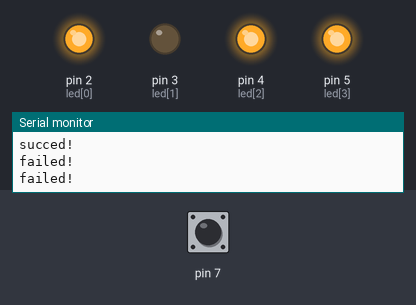
The sketch below on a simulated Arduino Uno, built with avr-gcc and run on an emulated ATmega328P. Shown: output pins drawn as LEDs (lit = HIGH), the last lines printed to the serial monitor. Dashed ring = blinking. The test bench sets the inputs (shaded band); at power-on: pin 7 HIGH. Random numbers use the default seed unless the sketch sets one.

Above: at 10.8 s.
10.9 s: pin 7 driven LOW
At 15.25 s:
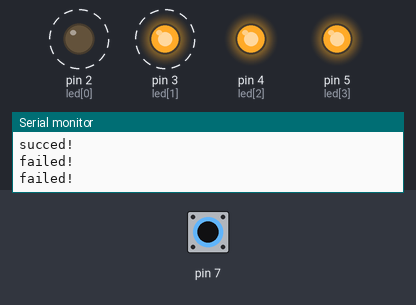
17.2 s: pin 7 driven HIGH
23.9 s: pin 7 driven LOW
At 27.65 s:
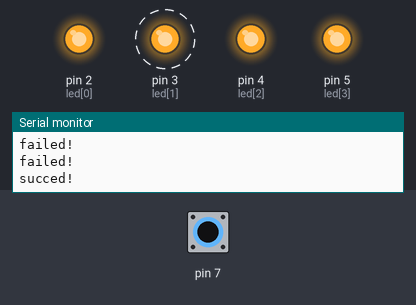
31.5 s: pin 7 pulsed HIGH 5 times (0.12 s each, 0.3 s apart)
38.9 s: pin 7 pulsed HIGH 5 times (0.12 s each, 0.3 s apart)
At 45.45 s:
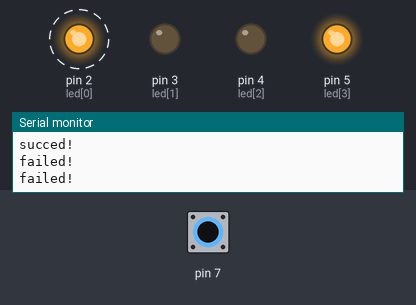
Timing chart, 0 to 47.6 s (numbered marks = the images above; inputs shaded):
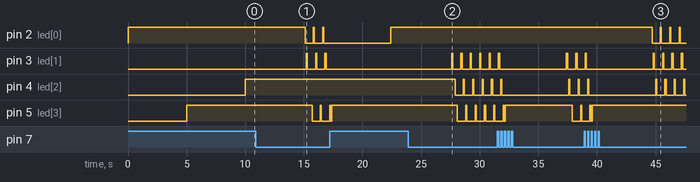

The sketch:

LED_game.ino
```cpp
int led[] = {2, 3, 4, 5}; //2,3,4,5번 핀을 배열을 이용하여 led 핀으로 지정.

void setup() {
  for (int i = 0; i < 4; i++) {
    pinMode(led[i], OUTPUT); //led[1],led[2],led[3],led[4]를 핀모드로 아웃풋으로 지정.
  }
  pinMode(7, INPUT); //7번 핀(버튼)을 인풋으로 지정.
  randomSeed(analogRead(A0)); //랜덤 함수의 시드값을 지정 시드값을 아날로그 핀인 A0를 쓰며, 플로팅 현상이 일어나므로, 그 값을 실시간으로 계속 바뀜
  Serial.begin(9600); //시리얼 지정. 9600의 속도로 데이터를 컴퓨터에 있는 시리얼 모니터로 뿌려줄 것임.
}

void loop() {

  int num = random(4); //num이라는 변수를 0부터 3까지의 시드값에 기반한 랜덤 값으로 지정 이 (num) 번째 led에 불을 맞춰서 눌러야 함.
  int count = 0; // count라는 변수를 0으로 선언. led가 켜질 때, 이 불빛이 몇번째 led인지 이 변수에 저장할 예정.

  digitalWrite(led[num], HIGH); //위에서 랜덤으로 지정한 (num)번째(아까 랜덤으로 뽑힌 값)을 켜줌.

  while (digitalRead(7) == LOW) { //버튼이 눌리는 순간까지 중괄호 안의 내용을 반복
    for (int i = 0; i < 4; i++) { //for 문으로, 0번부터 3번 led를 계속 켜주고, 0.초뒤에 끔
      digitalWrite(led[i], HIGH);
      delay(100);
      if (i != num) { //위에서 나온 랜덤한 불빛이 아니라면, 끄고 맞다면 끄지 않음.
        digitalWrite(led[i], LOW);
      }
      delay(100);
      count = i; //count에 지금 몇 번째 led를 켜고 끄고 있는지 저장.
    }
  }

  digitalWrite(led[count],HIGH); //버튼을 누른 순간에 켜져있던 led를 계속 켜둠.
  if(count == num){
    Serial.println("succed!"); //버튼 누른 순간에 켜진 led가 랜덤하게 켜진 led와 같다면 성공, 아니라면 실패
  }
  else{
    Serial.println("failed!");
  }
  delay(5000);
}
```

Measured:
- after the input at 10.9 s, pin 2 (led[0]): alternates HIGH for 0.10 s and LOW for 0.70 s, starting after 4.2 s; pin 3 (led[1]): alternates HIGH for 0.10 s and LOW for 0.70 s, starting after 4.3 s; pin 5 (led[3]): HIGH → LOW after 4.8 s, → HIGH 0.70 s later, → LOW 0.10 s later
- after the input at 23.9 s, pin 3 (led[1]): alternates HIGH for 0.10 s and LOW for 0.70 s, starting after 3.7 s; pin 4 (led[2]): alternates HIGH for 0.10 s and LOW for 0.70 s, starting after 4.0 s; pin 5 (led[3]): alternates HIGH for 0.10 s and LOW for 0.70 s, starting after 4.2 s
- after the input at 38.9 s, pin 2 (led[0]): alternates HIGH for 0.10 s and LOW for 0.70 s, starting after 5.8 s
